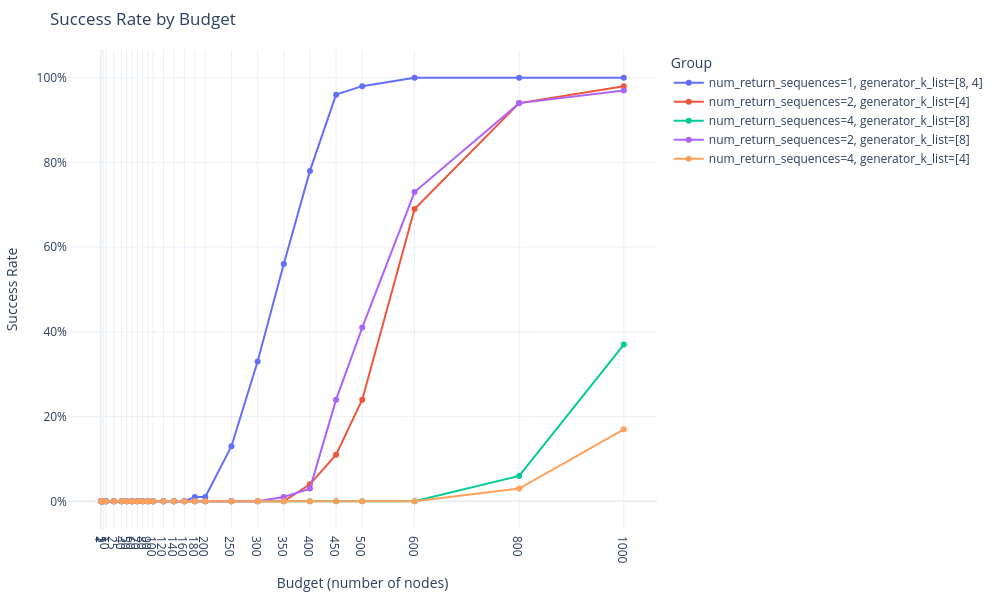

Write notebook code for a chart like this one.
### Code cell
PlotSuccessRateByBudget()(runs_table=df_adasubs_npuzzle_grid,
                            grouping_params=params[:2],
                            values_params=params[2:]).show()

### Figure 1 — Plotly figure (JSON) as saved in the notebook; plotly's stock layout.template omitted (floating-point values rounded to 4 significant figures)
{"data": [{"mode": "lines+markers", "name": "num_return_sequences=1, generator_k_list=[8, 4]", "type": "scatter", "x": [1, 2, 5, 10, 25, 40, 50, 60, 70, 80, 90, 100, 120, 140, 160, 180, 200, 250, 300, 350, 400, 450, 500, 600, 800, 1000], "y": [0, 0, 0, 0, 0, 0, 0, 0, 0, 0, 0, 0, 0, 0, 0, 0.01, 0.01, 0.13, 0.33, 0.56, 0.78, 0.96, 0.98, 1, 1, 1]}, {"mode": "lines+markers", "name": "num_return_sequences=2, generator_k_list=[4]", "type": "scatter", "x": [1, 2, 5, 10, 25, 40, 50, 60, 70, 80, 90, 100, 120, 140, 160, 180, 200, 250, 300, 350, 400, 450, 500, 600, 800, 1000], "y": [0, 0, 0, 0, 0, 0, 0, 0, 0, 0, 0, 0, 0, 0, 0, 0, 0, 0, 0, 0, 0.04, 0.11, 0.24, 0.69, 0.94, 0.98]}, {"mode": "lines+markers", "name": "num_return_sequences=4, generator_k_list=[8]", "type": "scatter", "x": [1, 2, 5, 10, 25, 40, 50, 60, 70, 80, 90, 100, 120, 140, 160, 180, 200, 250, 300, 350, 400, 450, 500, 600, 800, 1000], "y": [0, 0, 0, 0, 0, 0, 0, 0, 0, 0, 0, 0, 0, 0, 0, 0, 0, 0, 0, 0, 0, 0, 0, 0, 0.06, 0.37]}, {"mode": "lines+markers", "name": "num_return_sequences=2, generator_k_list=[8]", "type": "scatter", "x": [1, 2, 5, 10, 25, 40, 50, 60, 70, 80, 90, 100, 120, 140, 160, 180, 200, 250, 300, 350, 400, 450, 500, 600, 800, 1000], "y": [0, 0, 0, 0, 0, 0, 0, 0, 0, 0, 0, 0, 0, 0, 0, 0, 0, 0, 0, 0.01, 0.03, 0.24, 0.41, 0.73, 0.94, 0.97]}, {"mode": "lines+markers", "name": "num_return_sequences=4, generator_k_list=[4]", "type": "scatter", "x": [1, 2, 5, 10, 25, 40, 50, 60, 70, 80, 90, 100, 120, 140, 160, 180, 200, 250, 300, 350, 400, 450, 500, 600, 800, 1000], "y": [0, 0, 0, 0, 0, 0, 0, 0, 0, 0, 0, 0, 0, 0, 0, 0, 0, 0, 0, 0, 0, 0, 0, 0, 0.03, 0.17]}], "layout": {"height": 600, "legend": {"title": {"text": "Group"}}, "margin": {"b": 20, "l": 20, "r": 20, "t": 50}, "title": {"text": "Success Rate by Budget"}, "width": 1000, "xaxis": {"ticktext": ["1", "2", "5", "10", "25", "40", "50", "60", "70", "80", "90", "100", "120", "140", "160", "180", "200", "250", "300", "350", "400", "450", "500", "600", "800", "1000"], "tickvals": [1, 2, 5, 10, 25, 40, 50, 60, 70, 80, 90, 100, 120, 140, 160, 180, 200, 250, 300, 350, 400, 450, 500, 600, 800, 1000], "title": {"text": "Budget (number of nodes)"}}, "yaxis": {"tickformat": ".0%", "title": {"text": "Success Rate"}}}}
